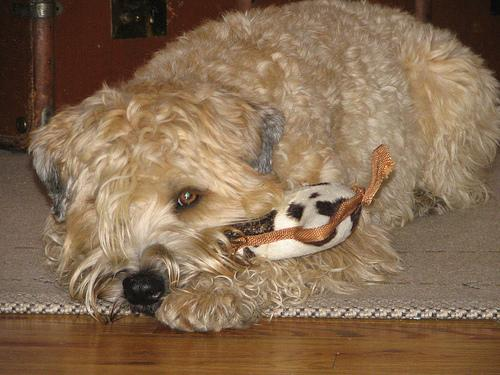
#> input picture assets/helix/dog_001.jpg, 500 x 375 px; its folder holds only this picture in this run
$ python build_helix_textures.py
#> lines starting #> are read from the running program, lines starting #| are printed output that depends on the picture
#!/usr/bin/env python3
"""Bake the helix photo textures.

The helix renders each dog photo onto a small plane roughly 55 CSS px wide, so
the full-size source JPGs (~500x375, 2.7 MB total) were being thrown away by a
runtime downscale into a 128x96 canvas. This bakes the same white frame the
renderer used to draw at runtime directly into 160x120 WebP files, which drops
the payload to ~176 KB and removes 50 canvas + CanvasTexture uploads from the
main thread.

Usage: python tools/build_helix_textures.py
"""

from pathlib import Path
from PIL import Image
import json

ROOT = Path(__file__).resolve().parent.parent
SRC = ROOT / "assets" / "helix"
OUT = SRC / "tex"

# Power-of-two so WebGL1 can mipmap without three.js rescaling each texture at
# runtime. The plane is ~3x minified on screen, so the mip chain is what keeps
# the thin white frame from aliasing.
#
# The frame is uneven in texture space on purpose. The plane is PHOTO_W/PHOTO_H
# = 1.253 times wider than it is tall, so a border that reads as equal thickness
# on screen needs BORDER_Y = 1.253 * BORDER_X. Keep this in step with PHOTO_W /
# PHOTO_H in index.html — changing SEAM there changes this ratio.
SIZE = 128
BORDER_X = 6
PLANE_ASPECT = 1.253
BORDER_Y = round(BORDER_X * PLANE_ASPECT)
QUALITY = 82


def main() -> None:
    OUT.mkdir(parents=True, exist_ok=True)
    names = sorted(p.name for p in SRC.glob("dog_*.jpg"))
    if not names:
        raise SystemExit(f"no dog_*.jpg found in {SRC}")

    manifest, total = [], 0
    for name in names:
        src = Image.open(SRC / name).convert("RGB")
#> src is the input picture: PIL image 500x375 RGB; mean R, G, B 133.5, 107.4, 81.5
        canvas = Image.new("RGB", (SIZE, SIZE), (255, 255, 255))
#> canvas: PIL image 128x128 RGB; every value is 255
        # Stretch to fill the framed area, exactly as framedTex() did.
        inner = src.resize((SIZE - 2 * BORDER_X, SIZE - 2 * BORDER_Y), Image.LANCZOS)
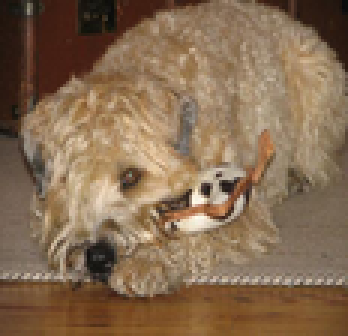
#> inner: PIL image 116x112 RGB (shown 3 times larger); mean R, G, B 133.5, 107.4, 81.5
        canvas.paste(inner, (BORDER_X, BORDER_Y))
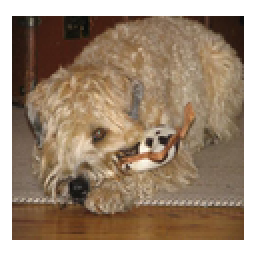
#> canvas: PIL image 128x128 RGB (shown 2 times larger); mean R, G, B 158.7, 138, 117.4

        out_name = Path(name).with_suffix(".webp").name
        dest = OUT / out_name
        canvas.save(dest, "WEBP", quality=QUALITY, method=6)
#> (the run stopped early here; a loop or call above may not have finished)

$ run again, on assets/helix/dog_005.jpg
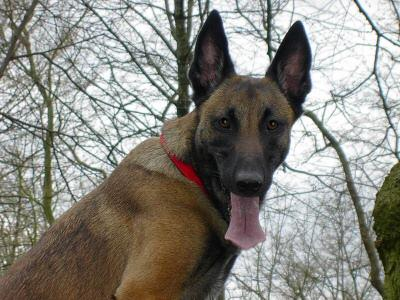
#> input picture assets/helix/dog_005.jpg, 400 x 300 px
#> in main, src is the input picture: PIL image 400x300 RGB; mean R, G, B 136.7, 135, 127.9
#> in main, `inner = src.resize((SIZE - 2 * BORDER_X, SIZE - 2 * BORDER_Y), Image.L..`:
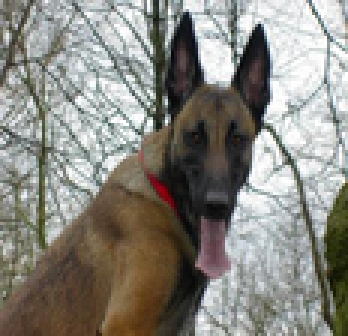
#> inner: PIL image 116x112 RGB (shown 3 times larger); mean R, G, B 136.7, 134.9, 127.8
#> in main, `canvas.paste(inner, (BORDER_X, BORDER_Y))`:
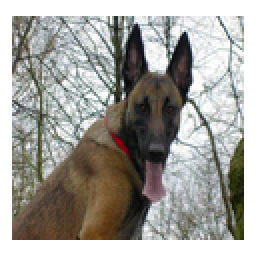
#> canvas: PIL image 128x128 RGB (shown 2 times larger); mean R, G, B 161.2, 159.8, 154.2

$ run again, on assets/helix/dog_006.jpg
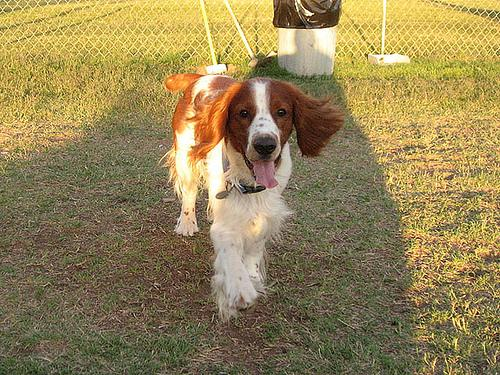
#> input picture assets/helix/dog_006.jpg, 500 x 375 px
#> in main, src is the input picture: PIL image 500x375 RGB; mean R, G, B 149, 131.6, 85.3
#> in main, `inner = src.resize((SIZE - 2 * BORDER_X, SIZE - 2 * BORDER_Y), Image.L..`:
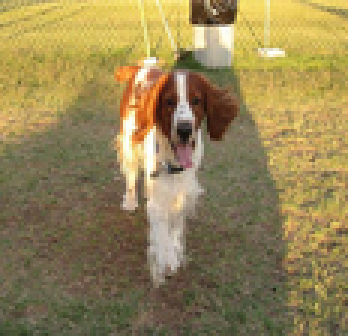
#> inner: PIL image 116x112 RGB (shown 3 times larger); mean R, G, B 149, 131.6, 85.3
#> in main, `canvas.paste(inner, (BORDER_X, BORDER_Y))`:
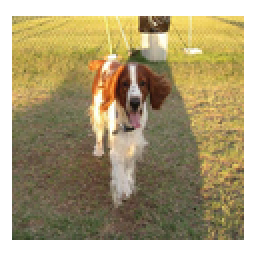
#> canvas: PIL image 128x128 RGB (shown 2 times larger); mean R, G, B 170.9, 157.2, 120.4

$ run again, on assets/helix/dog_007.jpg
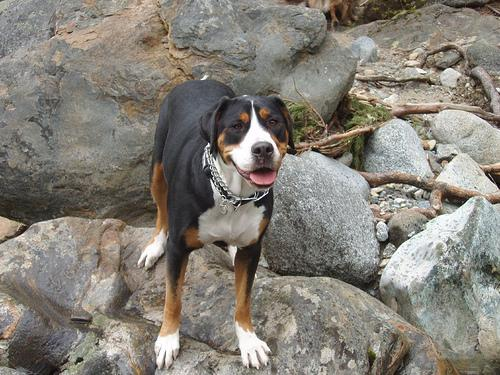
#> input picture assets/helix/dog_007.jpg, 500 x 375 px
#> in main, src is the input picture: PIL image 500x375 RGB; mean R, G, B 132.7, 128, 119.4
#> in main, `inner = src.resize((SIZE - 2 * BORDER_X, SIZE - 2 * BORDER_Y), Image.L..`:
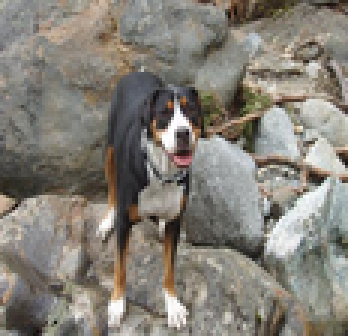
#> inner: PIL image 116x112 RGB (shown 3 times larger); mean R, G, B 132.7, 128, 119.4
#> in main, `canvas.paste(inner, (BORDER_X, BORDER_Y))`:
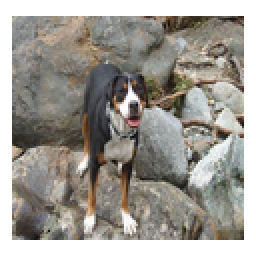
#> canvas: PIL image 128x128 RGB (shown 2 times larger); mean R, G, B 158, 154.3, 147.5

$ run again, on assets/helix/dog_002.jpg
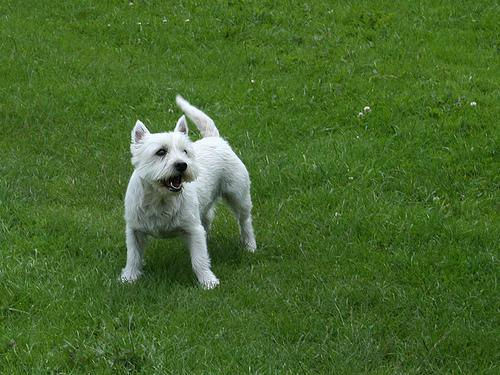
#> input picture assets/helix/dog_002.jpg, 500 x 375 px
#> in main, src is the input picture: PIL image 500x375 RGB; mean R, G, B 71, 103.8, 44.1
#> in main, `inner = src.resize((SIZE - 2 * BORDER_X, SIZE - 2 * BORDER_Y), Image.L..`:
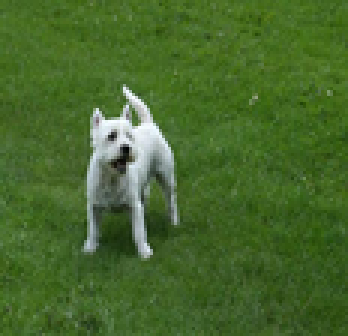
#> inner: PIL image 116x112 RGB (shown 3 times larger); mean R, G, B 71, 103.8, 44.1
#> in main, `canvas.paste(inner, (BORDER_X, BORDER_Y))`:
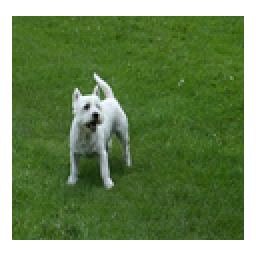
#> canvas: PIL image 128x128 RGB (shown 2 times larger); mean R, G, B 109.1, 135.1, 87.7
